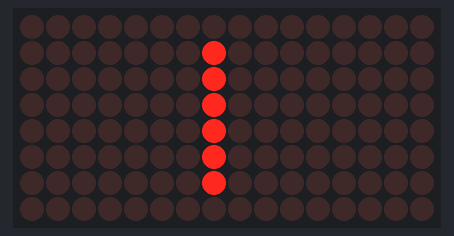
Simulated run of this sketch. Board: Arduino Uno, built with avr-gcc and run on an emulated ATmega328P. On the bench: 16×8 LED matrix.

Above: at 1.3 s.
At 6.07 s:
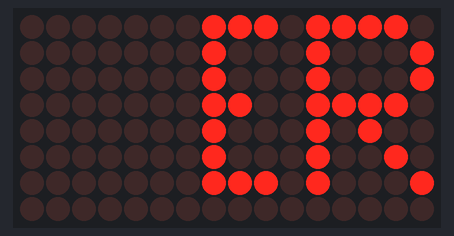
At 10.95 s:
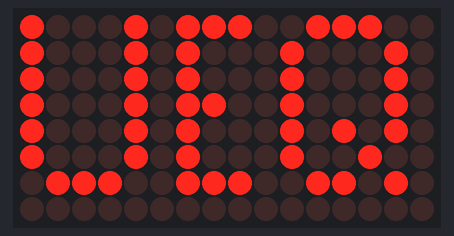
At 20.61 s:
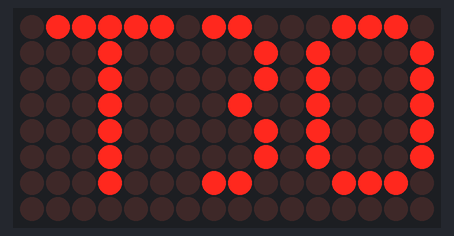
At 30.26 s:
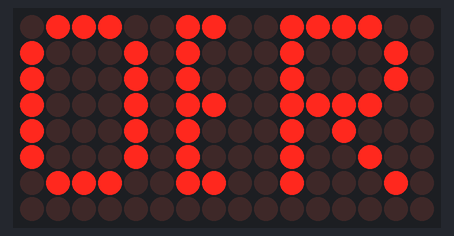
At 39.93 s:
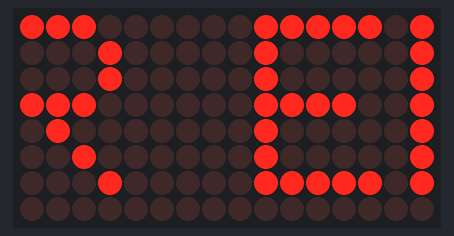

The sketch:

MAX7219.ino
```cpp
#include <avr/pgmspace.h>
#include "LedControl.h"


// afficheur numero 2
const char font5x7 [] PROGMEM = {      //Numeric Font Matrix (Arranged as 7x font data + 1x kerning data)
    B00000000,  //Space (Char 0x20)
    B00000000,
    B00000000,
    B00000000,
    B00000000,
    B00000000,
    B00000000,
    6,

    B10000000,  //!
    B10000000,
    B10000000,
    B10000000,
    B00000000,
    B00000000,
    B10000000,
    2,

    B10100000,  //"
    B10100000,
    B10100000,
    B00000000,
    B00000000,
    B00000000,
    B00000000,
    4,

    B01010000,  //#
    B01010000,
    B11111000,
    B01010000,
    B11111000,
    B01010000,
    B01010000,
    6,

    B00100000,  //$
    B01111000,
    B10100000,
    B01110000,
    B00101000,
    B11110000,
    B00100000,
    6,

    B11000000,  //%
    B11001000,
    B00010000,
    B00100000,
    B01000000,
    B10011000,
    B00011000,
    6,

    B01100000,  //&
    B10010000,
    B10100000,
    B01000000,
    B10101000,
    B10010000,
    B01101000,
    6,

    B11000000,  //'
    B01000000,
    B10000000,
    B00000000,
    B00000000,
    B00000000,
    B00000000,
    3,

    B00100000,  //(
    B01000000,
    B10000000,
    B10000000,
    B10000000,
    B01000000,
    B00100000,
    4,

    B10000000,  //)
    B01000000,
    B00100000,
    B00100000,
    B00100000,
    B01000000,
    B10000000,
    4,

    B00000000,  //*
    B00100000,
    B10101000,
    B01110000,
    B10101000,
    B00100000,
    B00000000,
    6,

    B00000000,  //+
    B00100000,
    B00100000,
    B11111000,
    B00100000,
    B00100000,
    B00000000,
    6,

    B00000000,  //,
    B00000000,
    B00000000,
    B00000000,
    B11000000,
    B01000000,
    B10000000,
    3,

    B00000000,  //-
    B00000000,
    B11111000,
    B00000000,
    B00000000,
    B00000000,
    B00000000,
    6,

    B00000000,  //.
    B00000000,
    B00000000,
    B00000000,
    B00000000,
    B11000000,
    B11000000,
    3,

    B00000000,  ///
    B00001000,
    B00010000,
    B00100000,
    B01000000,
    B10000000,
    B00000000,
    6,

    B01110000,  //0
    B10001000,
    B10011000,
    B10101000,
    B11001000,
    B10001000,
    B01110000,
    6,

    B01000000,  //1
    B11000000,
    B01000000,
    B01000000,
    B01000000,
    B01000000,
    B11100000,
    4,

    B01110000,  //2
    B10001000,
    B00001000,
    B00010000,
    B00100000,
    B01000000,
    B11111000,
    6,

    B11111000,  //3
    B00010000,
    B00100000,
    B00010000,
    B00001000,
    B10001000,
    B01110000,
    6,

    B00010000,  //4
    B00110000,
    B01010000,
    B10010000,
    B11111000,
    B00010000,
    B00010000,
    6,

    B11111000,  //5
    B10000000,
    B11110000,
    B00001000,
    B00001000,
    B10001000,
    B01110000,
    6,

    B00110000,  //6
    B01000000,
    B10000000,
    B11110000,
    B10001000,
    B10001000,
    B01110000,
    6,

    B11111000,  //7
    B10001000,
    B00001000,
    B00010000,
    B00100000,
    B00100000,
    B00100000,
    6,

    B01110000,  //8
    B10001000,
    B10001000,
    B01110000,
    B10001000,
    B10001000,
    B01110000,
    6,

    B01110000,  //9
    B10001000,
    B10001000,
    B01111000,
    B00001000,
    B00010000,
    B01100000,
    6,

    B00000000,  //:
    B11000000,
    B11000000,
    B00000000,
    B11000000,
    B11000000,
    B00000000,
    3,

    B00000000,  //;
    B11000000,
    B11000000,
    B00000000,
    B11000000,
    B01000000,
    B10000000,
    3,

    B00010000,  //<
    B00100000,
    B01000000,
    B10000000,
    B01000000,
    B00100000,
    B00010000,
    5,

    B00000000,  //=
    B00000000,
    B11111000,
    B00000000,
    B11111000,
    B00000000,
    B00000000,
    6,

    B10000000,  //>
    B01000000,
    B00100000,
    B00010000,
    B00100000,
    B01000000,
    B10000000,
    5,

    B01110000,  //?
    B10001000,
    B00001000,
    B00010000,
    B00100000,
    B00000000,
    B00100000,
    6,

    B01110000,  //@
    B10001000,
    B00001000,
    B01101000,
    B10101000,
    B10101000,
    B01110000,
    6,

    B01110000,  //A
    B10001000,
    B10001000,
    B10001000,
    B11111000,
    B10001000,
    B10001000,
    6,

    B11110000,  //B
    B10001000,
    B10001000,
    B11110000,
    B10001000,
    B10001000,
    B11110000,
    6,

    B01110000,  //C
    B10001000,
    B10000000,
    B10000000,
    B10000000,
    B10001000,
    B01110000,
    6,

    B11100000,  //D
    B10010000,
    B10001000,
    B10001000,
    B10001000,
    B10010000,
    B11100000,
    6,

    B11111000,  //E
    B10000000,
    B10000000,
    B11110000,
    B10000000,
    B10000000,
    B11111000,
    6,

    B11111000,  //F
    B10000000,
    B10000000,
    B11110000,
    B10000000,
    B10000000,
    B10000000,
    6,

    B01110000,  //G
    B10001000,
    B10000000,
    B10111000,
    B10001000,
    B10001000,
    B01111000,
    6,

    B10001000,  //H
    B10001000,
    B10001000,
    B11111000,
    B10001000,
    B10001000,
    B10001000,
    6,

    B11100000,  //I
    B01000000,
    B01000000,
    B01000000,
    B01000000,
    B01000000,
    B11100000,
    4,

    B00111000,  //J
    B00010000,
    B00010000,
    B00010000,
    B00010000,
    B10010000,
    B01100000,
    6,

    B10001000,  //K
    B10010000,
    B10100000,
    B11000000,
    B10100000,
    B10010000,
    B10001000,
    6,

    B10000000,  //L
    B10000000,
    B10000000,
    B10000000,
    B10000000,
    B10000000,
    B11111000,
    6,

    B10001000,  //M
    B11011000,
    B10101000,
    B10101000,
    B10001000,
    B10001000,
    B10001000,
    6,

    B10001000,  //N
    B10001000,
    B11001000,
    B10101000,
    B10011000,
    B10001000,
    B10001000,
    6,

    B01110000,  //O
    B10001000,
    B10001000,
    B10001000,
    B10001000,
    B10001000,
    B01110000,
    6,

    B11110000,  //P
    B10001000,
    B10001000,
    B11110000,
    B10000000,
    B10000000,
    B10000000,
    6,

    B01110000,  //Q
    B10001000,
    B10001000,
    B10001000,
    B10101000,
    B10010000,
    B01101000,
    6,

    B11110000,  //R
    B10001000,
    B10001000,
    B11110000,
    B10100000,
    B10010000,
    B10001000,
    6,

    B01111000,  //S
    B10000000,
    B10000000,
    B01110000,
    B00001000,
    B00001000,
    B11110000,
    6,

    B11111000,  //T
    B00100000,
    B00100000,
    B00100000,
    B00100000,
    B00100000,
    B00100000,
    6,

    B10001000,  //U
    B10001000,
    B10001000,
    B10001000,
    B10001000,
    B10001000,
    B01110000,
    6,

    B10001000,  //V
    B10001000,
    B10001000,
    B10001000,
    B10001000,
    B01010000,
    B00100000,
    6,

    B10001000,  //W
    B10001000,
    B10001000,
    B10101000,
    B10101000,
    B10101000,
    B01010000,
    6,

    B10001000,  //X
    B10001000,
    B01010000,
    B00100000,
    B01010000,
    B10001000,
    B10001000,
    6,

    B10001000,  //Y
    B10001000,
    B10001000,
    B01010000,
    B00100000,
    B00100000,
    B00100000,
    6,

    B11111000,  //Z
    B00001000,
    B00010000,
    B00100000,
    B01000000,
    B10000000,
    B11111000,
    6,

    B11100000,  //[
    B10000000,
    B10000000,
    B10000000,
    B10000000,
    B10000000,
    B11100000,
    4,

    B00000000,  //(Backward Slash)
    B10000000,
    B01000000,
    B00100000,
    B00010000,
    B00001000,
    B00000000,
    6,

    B11100000,  //]
    B00100000,
    B00100000,
    B00100000,
    B00100000,
    B00100000,
    B11100000,
    4,

    B00100000,  //^
    B01010000,
    B10001000,
    B00000000,
    B00000000,
    B00000000,
    B00000000,
    6,

    B00000000,  //_
    B00000000,
    B00000000,
    B00000000,
    B00000000,
    B00000000,
    B11111000,
    6,

    B10000000,  //`
    B01000000,
    B00100000,
    B00000000,
    B00000000,
    B00000000,
    B00000000,
    4,

    B00000000,  //a
    B00000000,
    B01110000,
    B00001000,
    B01111000,
    B10001000,
    B01111000,
    6,

    B10000000,  //b
    B10000000,
    B10110000,
    B11001000,
    B10001000,
    B10001000,
    B11110000,
    6,

    B00000000,  //c
    B00000000,
    B01110000,
    B10001000,
    B10000000,
    B10001000,
    B01110000,
    6,

    B00001000,  //d
    B00001000,
    B01101000,
    B10011000,
    B10001000,
    B10001000,
    B01111000,
    6,

    B00000000,  //e
    B00000000,
    B01110000,
    B10001000,
    B11111000,
    B10000000,
    B01110000,
    6,

    B00110000,  //f
    B01001000,
    B01000000,
    B11100000,
    B01000000,
    B01000000,
    B01000000,
    6,

    B00000000,  //g
    B01111000,
    B10001000,
    B10001000,
    B01111000,
    B00001000,
    B01110000,
    6,

    B10000000,  //h
    B10000000,
    B10110000,
    B11001000,
    B10001000,
    B10001000,
    B10001000,
    6,

    B01000000,  //i
    B00000000,
    B11000000,
    B01000000,
    B01000000,
    B01000000,
    B11100000,
    4,

    B00010000,  //j
    B00000000,
    B00110000,
    B00010000,
    B00010000,
    B10010000,
    B01100000,
    5,

    B10000000,  //k
    B10000000,
    B10010000,
    B10100000,
    B11000000,
    B10100000,
    B10010000,
    5,

    B11000000,  //l
    B01000000,
    B01000000,
    B01000000,
    B01000000,
    B01000000,
    B11100000,
    4,

    B00000000,  //m
    B00000000,
    B11010000,
    B10101000,
    B10101000,
    B10001000,
    B10001000,
    6,

    B00000000,  //n
    B00000000,
    B10110000,
    B11001000,
    B10001000,
    B10001000,
    B10001000,
    6,

    B00000000,  //o
    B00000000,
    B01110000,
    B10001000,
    B10001000,
    B10001000,
    B01110000,
    6,

    B00000000,  //p
    B00000000,
    B11110000,
    B10001000,
    B11110000,
    B10000000,
    B10000000,
    6,

    B00000000,  //q
    B00000000,
    B01101000,
    B10011000,
    B01111000,
    B00001000,
    B00001000,
    6,

    B00000000,  //r
    B00000000,
    B10110000,
    B11001000,
    B10000000,
    B10000000,
    B10000000,
    6,

    B00000000,  //s
    B00000000,
    B01110000,
    B10000000,
    B01110000,
    B00001000,
    B11110000,
    6,

    B01000000,  //t
    B01000000,
    B11100000,
    B01000000,
    B01000000,
    B01001000,
    B00110000,
    6,

    B00000000,  //u
    B00000000,
    B10001000,
    B10001000,
    B10001000,
    B10011000,
    B01101000,
    6,

    B00000000,  //v
    B00000000,
    B10001000,
    B10001000,
    B10001000,
    B01010000,
    B00100000,
    6,

    B00000000,  //w
    B00000000,
    B10001000,
    B10101000,
    B10101000,
    B10101000,
    B01010000,
    6,

    B00000000,  //x
    B00000000,
    B10001000,
    B01010000,
    B00100000,
    B01010000,
    B10001000,
    6,

    B00000000,  //y
    B00000000,
    B10001000,
    B10001000,
    B01111000,
    B00001000,
    B01110000,
    6,

    B00000000,  //z
    B00000000,
    B11111000,
    B00010000,
    B00100000,
    B01000000,
    B11111000,
    6,

    B00100000,  //{
    B01000000,
    B01000000,
    B10000000,
    B01000000,
    B01000000,
    B00100000,
    4,

    B10000000,  //|
    B10000000,
    B10000000,
    B10000000,
    B10000000,
    B10000000,
    B10000000,
    2,

    B10000000,  //}
    B01000000,
    B01000000,
    B00100000,
    B01000000,
    B01000000,
    B10000000,
    4,

    B00000000,  //~
    B00000000,
    B00000000,
    B01101000,
    B10010000,
    B00000000,
    B00000000,
    6,

    B01100000,  // (Char 0x7F)
    B10010000,
    B10010000,
    B01100000,
    B00000000,
    B00000000,
    B00000000,
    5
};


const int numDevices = 1;      // nombre afficheur
const long scrollDelay = 100;   // vitesse scrooling

unsigned long bufferLong [14] = {0};
// ledcontrol(DataIn,CLK,LOAD,nombreafficheur)
LedControl lc=LedControl(12,10,11,2);

const char scrollText[] PROGMEM ={"  ATELIER ROBOTIQUE\0"};

/* we always wait a bit between updates of the display */
unsigned long delaytime=500;

void setup() {
  //recupere le nombre de matrice
  int devices=lc.getDeviceCount();
  //boucle d'initialisation des boucles
  for(int address=0;address<devices;address++) {
    /*mise en route des afficheurs*/
    lc.shutdown(address,false);
    /* Reglage luminositÃ© */
    lc.setIntensity(address,15);
    /* nettoyage matrice, vider */
    lc.clearDisplay(address);
  }

}

void loop() {
   scrollMessage(scrollText,1);
   // scrollFont();
}

void scrollFont() {
    for (int counter=0x20;counter<0x80;counter++){
        loadBufferLong(counter);
        delay(500);
    }
}

// Scroll Message
void scrollMessage(char * messageString, bool memoire ) {
    int counter = 0;
    int myChar=0;
    do {
        // read back a char
        if( memoire == 1){
        myChar =  pgm_read_byte_near(messageString + counter);
        }
        else{
        myChar =  messageString[counter];
        }

        if (myChar != 0){
            loadBufferLong(myChar);
        }
        counter++;
    }
    while (myChar != 0);
}
// Load character into scroll buffer
void loadBufferLong(int ascii){
    if (ascii >= 0x20 && ascii <=0x7f){
        for (int a=0;a<7;a++){                      // Loop 7 times for a 5x7 font
            unsigned long c = pgm_read_byte_near(font5x7 + ((ascii - 0x20) * 8) + a);     // Index into character table to get row data
            unsigned long x = bufferLong [a*2];     // Load current scroll buffer
            x = x | c;                              // OR the new character onto end of current
            bufferLong [a*2] = x;                   // Store in buffer
        }
        byte count = pgm_read_byte_near(font5x7 +((ascii - 0x20) * 8) + 7);     // Index into character table for kerning data
        for (byte x=0; x<count;x++){
            rotateBufferLong();
            printBufferLong();
            delay(scrollDelay);
        }
    }
}
// Rotate the buffer
void rotateBufferLong(){
    for (int a=0;a<7;a++){                      // Loop 7 times for a 5x7 font
        unsigned long x = bufferLong [a*2];     // Get low buffer entry
        byte b = bitRead(x,31);                 // Copy high order bit that gets lost in rotation
        x = x<<1;                               // Rotate left one bit
        bufferLong [a*2] = x;                   // Store new low buffer
        x = bufferLong [a*2+1];                 // Get high buffer entry
        x = x<<1;                               // Rotate left one bit
        bitWrite(x,0,b);                        // Store saved bit
        bufferLong [a*2+1] = x;                 // Store new high buffer
    }
}
// Display Buffer on LED matrix
void printBufferLong(){
  for (int a=0;a<7;a++){                    // Loop 7 times for a 5x7 font
    unsigned long x = bufferLong [a*2+1];   // Get high buffer entry
    byte y = x;                             // Mask off first character
    lc.setRow(3,a,y);                       // Send row to relevent MAX7219 chip
    x = bufferLong [a*2];                   // Get low buffer entry
    y = (x>>24);                            // Mask off second character
    lc.setRow(2,a,y);                       // Send row to relevent MAX7219 chip
    y = (x>>16);                            // Mask off third character
    lc.setRow(1,a,y);                       // Send row to relevent MAX7219 chip
    y = (x>>8);                             // Mask off forth character
    lc.setRow(0,a,y);                       // Send row to relevent MAX7219 chip
  }
}
```
